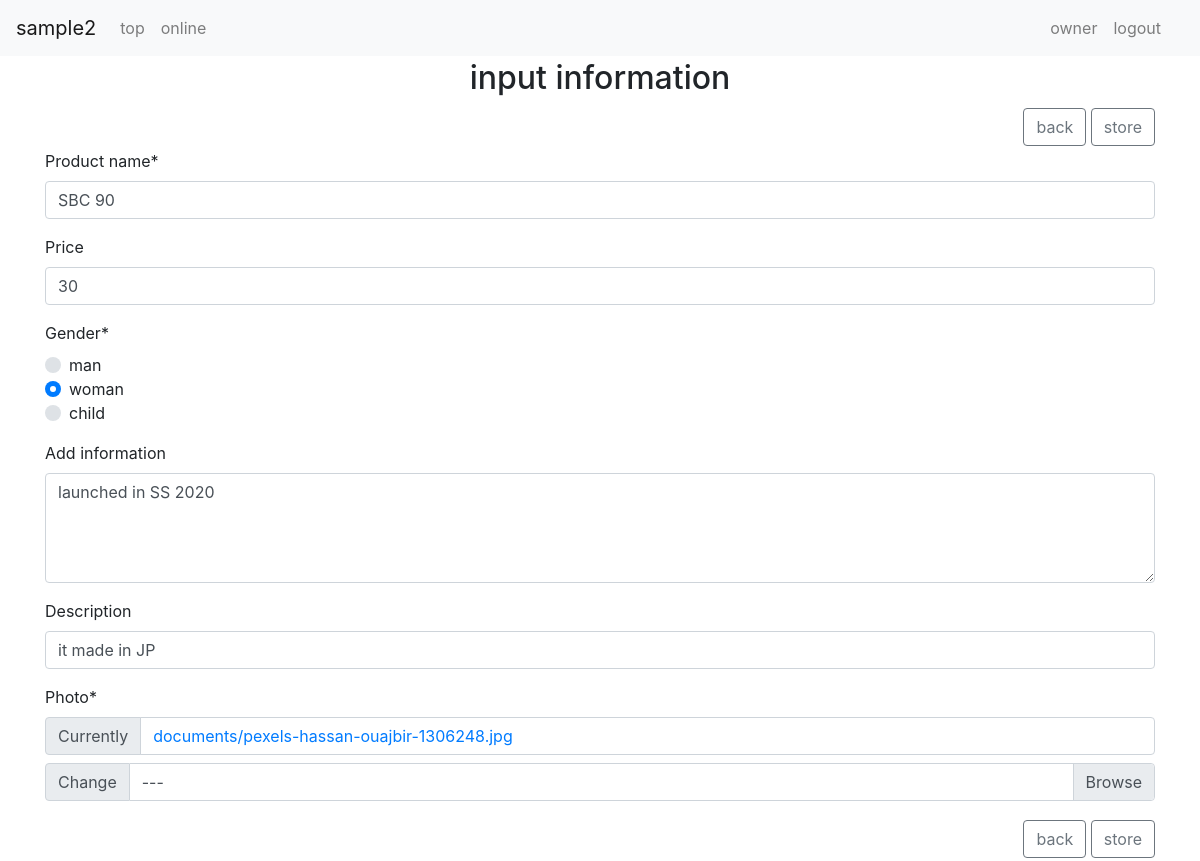
Page /app/update/3/ (signed in) on the committed database.
### app/models.py (models this page shows, shortened)
class Item(models.Model):
    SEX_CHOICES = (
        (1, 'man'),
        (2, 'woman'),
        (3, 'child'),
    )
    name = models.CharField(
        verbose_name='product name',
        max_length=200,
    )
    age = models.IntegerField(
        verbose_name='price',
        validators=[validators.MinValueValidator(1)],
        blank=True,
        null=True,
    )
    sex = models.IntegerField(
        verbose_name='gender',
        choices=SEX_CHOICES,
        default=1
    )
    memo = models.TextField(
        verbose_name='add information',
        max_length=300,
        blank=True,
        null=True,
    )
    created_at = models.DateTimeField(
        verbose_name='registlation date',
        auto_now_add=True
    )
    description = models.CharField(max_length=255, blank=True)
    photo = models.ImageField(upload_to='documents/', default='defo')
    uploaded_at = models.DateTimeField(auto_now_add=True)
    class Meta:
        verbose_name = 'item'
        verbose_name_plural = 'item'

### app/views.py (the view)
# urls.py: path('update/<int:pk>/', ItemUpdateView.as_view(), name='update'),
class ItemUpdateView(LoginRequiredMixin, UpdateView):
    model = Item
    form_class = ItemForm
    success_url = reverse_lazy('index')

### app/forms.py
class ItemForm(forms.ModelForm):
    class Meta:
        model = Item
        fields = ('name','age','sex','memo','description', 'photo',)
        widgets = {
                    'name': forms.TextInput(attrs={'placeholder':'for example：AirLight-20'}),
                    'age': forms.NumberInput(attrs={'min':1}),
                    'sex': forms.RadioSelect(),
                    'memo': forms.Textarea(attrs={'rows':4}),
                  }

### app/templates/app/item_form.html (shortened to what this page needs)
{% extends "./_base.html" %}
{% load crispy_forms_tags %}
{% block content %}
<div class="container">
    <div class="row">
        <div class="col-12">
            <h2 class="text-center">input information</h2>
        </div>
    </div>
    <div class="row">
        <div class="col-12">
            <div class="float-right">
                <a class="btn btn-outline-secondary" href="{% url 'index' %}">back</a>
                <a class="btn btn-outline-secondary save" href="#">store</a>
            </div>
        </div>
    </div>
    <div class="row">
        <div class="col-12">
            <form method="post" enctype="multipart/form-data" id="myform">
                {%crispy form%}
            </form>
        </div>
    </div>
    <div class="row">
        <div class="col-12">
            <div class="float-right">
                <a class="btn btn-outline-secondary" href="{% url 'index' %}">back</a>
                <a class="btn btn-outline-secondary save" href="#">store</a>
            </div>
        </div>
    </div>
</div>
{% endblock %}

### app/static/app/css/app.css (style rules this page uses)
.row { margin-top:3px; margin-bottom:3px; }

### rows in the picture
Item: name "SBC 90", age "30", memo "launched in SS 2020", description "it made in JP"
